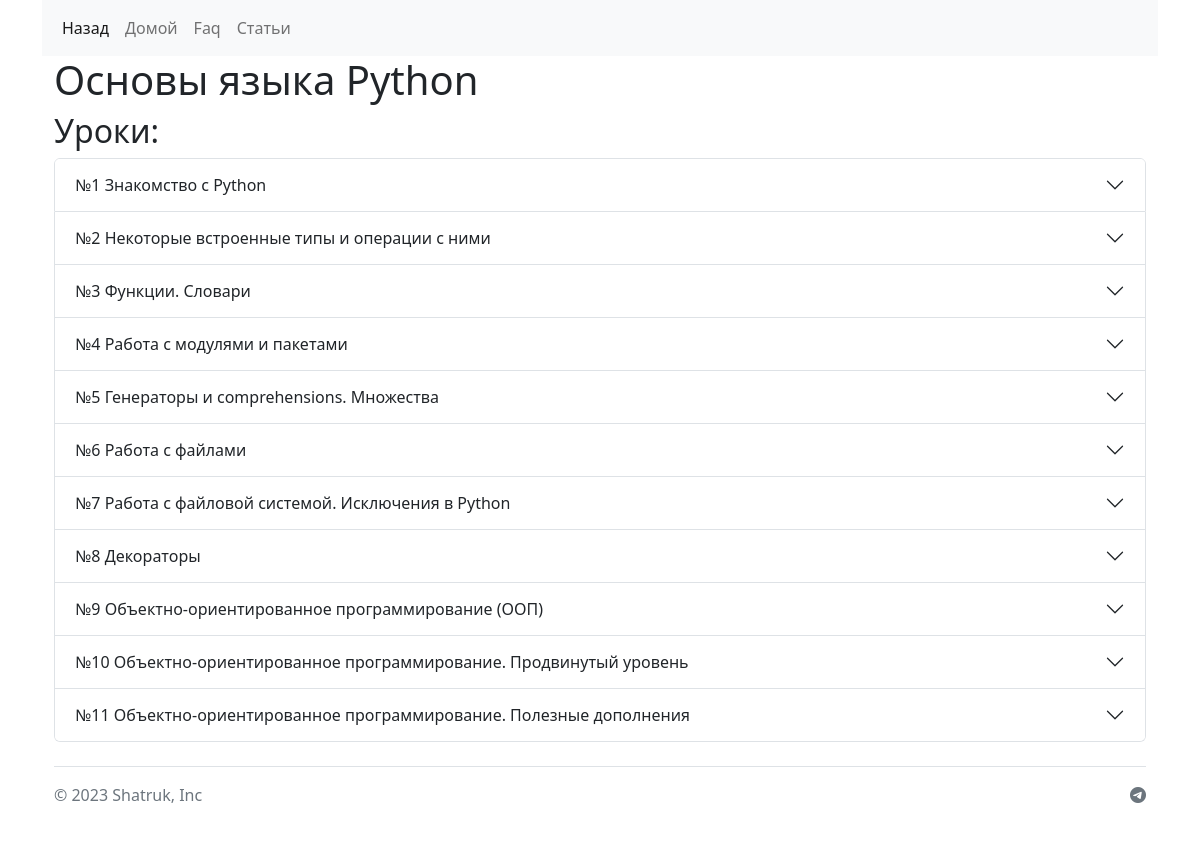
Screenshot of /course/2/ with the database file from the repository.
### course/models/course.py (models this page shows, shortened)
class Course(models.Model):
    name = models.CharField(
        verbose_name='имя курса',
        max_length=150,
    )
    image = ImageField(
        verbose_name='фото',
        blank=False,
        upload_to='course',
        help_text='Добавьте фото',
    )
    description = RichTextField(
        verbose_name='описание'
    )
    class Meta:
        verbose_name = 'курс'
        verbose_name_plural = 'курсы'

### course/models/lesson.py (models this page shows, shortened)
class Lesson(models.Model):
    name = models.CharField(
        verbose_name='Имя урока',
        max_length=255,
    )
    video_url = models.URLField(
        verbose_name='ссылка на видео',
        max_length=255,
        blank=True,
        null=True,
    )
    methodical_url = models.URLField(
        verbose_name='ссылка на методические материалы',
        max_length=255,
        blank=True,
        null=True,
    )
    course = models.ForeignKey(
        'course.Course',
        verbose_name='курс',
        on_delete=models.CASCADE,
        related_name='lessons'
    )
    order_num = models.PositiveIntegerField(
        verbose_name='порядковый номер',
        validators=[MinValueValidator(1)]
    )
    class Meta:
        verbose_name = 'урок'
        verbose_name_plural = 'уроки'
        constraints = [
            models.CheckConstraint(
                check=models.Q(
                    models.Q(methodical_url__isnull=False) |
                    models.Q(video_url__isnull=False)
                ),
                name='field_fullness'),
        ]
        unique_together = ['course_id', 'order_num']
        ordering = ['course_id', 'order_num']
    @property
    def links_exists(self):
        return self.links.exists()

### course/views.py (the view)
# urls.py: path('course/<int:pk>/', CourseDetailView.as_view(), name='course_detail'),
class CourseDetailView(DetailView):
    template_name = 'course/course_detail.html'
    model = Course
    def get_queryset(self):
        return super().get_queryset().prefetch_related(
            Prefetch(
                'lessons',
                queryset=Lesson.objects.prefetch_related('links')
            )
        )

### templates/course/course_detail.html
{% extends 'base.html' %}
{% block navbar %}
    {% include 'course/includes/course_nav.html' %}
{% endblock %}
{% block content %}
    <div class="container">
        <h1>{{ object.name }}</h1>
        <h2>Уроки:</h2>
        <div class="row">
            <div class="accordion" id="accordionExample">
                {% for obj in object.lessons.all %}
                    {% include 'course/includes/lesson_cart.html' with obj=obj %}
                {% endfor %}
            </div>
        </div>
    </div>
{% endblock %}

### templates/course/includes/lesson_cart.html (shortened to what this page needs)
<div class="accordion-item">
    <h2 class="accordion-header" id="heading{{ obj.id }}">
        <button class="accordion-button collapsed" type="button" data-bs-toggle="collapse" data-bs-target="#collapse{{ obj.id }}"
                aria-expanded="true" aria-controls="collapse{{ obj.id }}">
            №{{ obj.order_num }} {{ obj.name }}
        </button>
    </h2>
</div>

### rows the page displays
Course: name "Основы языка Python"
Lesson: order_num "1", name "Знакомство с Python"
Lesson: order_num "2", name "Некоторые встроенные типы и операции с ними"
Lesson: order_num "3", name "Функции. Словари"
Lesson: order_num "4", name "Работа с модулями и пакетами"
Lesson: order_num "5", name "Генераторы и comprehensions. Множества"
Lesson: order_num "6", name "Работа с файлами"
Lesson: order_num "7", name "Работа с файловой системой. Исключения в Python"
Lesson: order_num "8", name "Декораторы"
Lesson: order_num "9", name "Объектно-ориентированное программирование (ООП)"
Lesson: order_num "10", name "Объектно-ориентированное программирование. Продвинутый уровень"
Lesson: order_num "11", name "Объектно-ориентированное программирование. Полезные дополнения"
